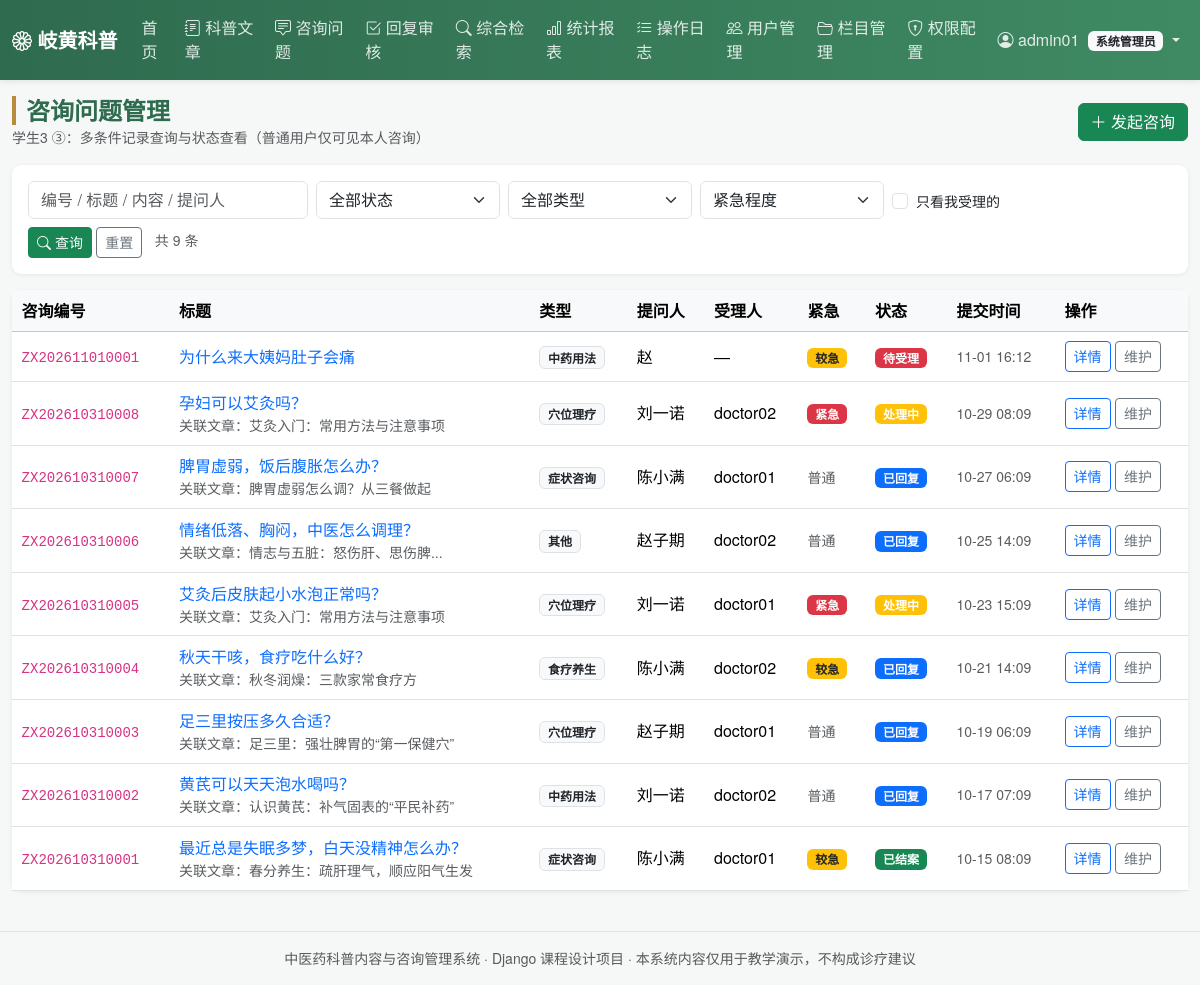
The page /consult/ (signed in) on the database its author committed.
### main_app/models.py (models this page shows, shortened)
class Menu(models.Model):
    name = models.CharField('菜单名称', max_length=50)
    code = models.CharField('权限编码', max_length=50, unique=True,
                            help_text='与装饰器 module_required 使用的编码一致')
    url_name = models.CharField('对应路由名', max_length=100, blank=True)
    icon = models.CharField('图标类名', max_length=50, blank=True, default='bi-grid')
    roles = models.CharField('可见角色', max_length=100, default='admin,editor,consultant,user',
                             help_text='逗号分隔：admin,editor,consultant,user')
    order = models.IntegerField('排序', default=0)
    is_active = models.BooleanField('启用', default=True)
    class Meta:
        verbose_name = '菜单权限'
        verbose_name_plural = '菜单权限'
        ordering = ['order', 'id']
    @property
    def role_list(self):
        return [r.strip() for r in self.roles.split(',') if r.strip()]
    def visible_to(self, role):
        return self.is_active and role in self.role_list

class Article(models.Model):
    STATUS_CHOICES = (
        ('draft', '草稿'),
        ('published', '已发布'),
        ('offline', '已下架'),
    )
    title = models.CharField('文章标题', max_length=120)
    subtitle = models.CharField('副标题', max_length=120, blank=True)
    category = models.ForeignKey(Category, on_delete=models.PROTECT,
                                 related_name='articles', verbose_name='所属栏目')
    tags = models.ManyToManyField(Tag, blank=True, related_name='articles', verbose_name='标签')
    author = models.CharField('作者', max_length=50)
    source = models.CharField('来源', max_length=100, blank=True, default='本站原创')
    summary = models.CharField('摘要', max_length=300, blank=True)
    content = models.TextField('正文')
    cover_image = models.ImageField('封面图', upload_to='article_cover/%Y/%m/', blank=True, null=True)
    status = models.CharField('状态', max_length=20, choices=STATUS_CHOICES, default='draft')
    is_top = models.BooleanField('是否置顶', default=False)
    views = models.PositiveIntegerField('浏览量', default=0)
    created_by = models.ForeignKey(User, on_delete=models.SET_NULL, null=True,
                                   related_name='articles', verbose_name='创建人')
    created_at = models.DateTimeField('创建时间', auto_now_add=True)
    updated_at = models.DateTimeField('更新时间', auto_now=True)
    published_at = models.DateTimeField('发布时间', null=True, blank=True)
    class Meta:
        verbose_name = '科普文章'
        verbose_name_plural = '科普文章'
        ordering = ['-is_top', '-created_at']

class Consult(models.Model):
    TYPE_CHOICES = (
        ('symptom', '症状咨询'),
        ('herb', '中药用法'),
        ('diet', '食疗养生'),
        ('acupoint', '穴位理疗'),
        ('other', '其他'),
    )
    STATUS_CHOICES = (
        ('pending', '待受理'),
        ('processing', '处理中'),
        ('replied', '已回复'),
        ('closed', '已结案'),
    )
    URGENCY_CHOICES = ((1, '普通'), (2, '较急'), (3, '紧急'))
    consult_no = models.CharField('咨询编号', max_length=32, unique=True, editable=False)
    title = models.CharField('咨询标题', max_length=120)
    consult_type = models.CharField('咨询类型', max_length=20, choices=TYPE_CHOICES, default='symptom')
    content = models.TextField('咨询内容')
    urgency = models.PositiveSmallIntegerField('紧急程度', choices=URGENCY_CHOICES, default=1)
    asker = models.ForeignKey(User, on_delete=models.CASCADE,
                              related_name='my_consults', verbose_name='提问用户')
    asker_name = models.CharField('提问人', max_length=30, blank=True)
    asker_gender = models.CharField('性别', max_length=4, blank=True,
                                    choices=(('男', '男'), ('女', '女')))
    asker_age = models.PositiveSmallIntegerField('年龄', null=True, blank=True)
    contact = models.CharField('联系方式', max_length=50, blank=True)
    related_article = models.ForeignKey(Article, on_delete=models.SET_NULL, null=True, blank=True,
                                        related_name='consults', verbose_name='关联科普文章')
    handler = models.ForeignKey(User, on_delete=models.SET_NULL, null=True, blank=True,
                                related_name='handled_consults', verbose_name='受理人')
    status = models.CharField('状态', max_length=20, choices=STATUS_CHOICES, default='pending')
    created_at = models.DateTimeField('提交时间', auto_now_add=True)
    updated_at = models.DateTimeField('更新时间', auto_now=True)
    class Meta:
        verbose_name = '咨询问题'
        verbose_name_plural = '咨询问题'
        ordering = ['-created_at']
    @property
    def status_color(self):
        return {'pending': 'danger', 'processing': 'warning',
                'replied': 'primary', 'closed': 'success'}.get(self.status, 'secondary')

### main_app/views.py (the view)
# urls.py: path('consult/', views.consult_list, name='consult_list'),
@login_required
@module_required('consult_manage')
def consult_list(request):
    role = role_of(request.user)
    kw = request.GET.get('kw', '').strip()
    status = request.GET.get('status', '')
    ctype = request.GET.get('type', '')
    urgency = request.GET.get('urgency', '')
    mine = request.GET.get('mine', '')
    qs = Consult.objects.select_related('asker', 'handler', 'related_article')
    if role == 'user':
        qs = qs.filter(asker=request.user)          # 普通用户仅看自己的
    if kw:
        qs = qs.filter(Q(consult_no__icontains=kw) | Q(title__icontains=kw)
                       | Q(content__icontains=kw) | Q(asker_name__icontains=kw))
    if status:
        qs = qs.filter(status=status)
    if ctype:
        qs = qs.filter(consult_type=ctype)
    if urgency:
        qs = qs.filter(urgency=urgency)
    if mine == '1' and role in ('admin', 'consultant'):
        qs = qs.filter(handler=request.user)
    return render(request, 'consult/list.html', {
        'page_obj': paginate(request, qs),
        'kw': kw, 'status': status, 'ctype': ctype, 'urgency': urgency, 'mine': mine,
        'status_choices': Consult.STATUS_CHOICES,
        'type_choices': Consult.TYPE_CHOICES,
        'urgency_choices': Consult.URGENCY_CHOICES,
        'can_handle': role in ('admin', 'consultant'),
        'qs': querystring(request),
    })

### main_app/context_processors.py (called while the page is built)
def menu_permissions(request):
    user = getattr(request, 'user', None)
    role = 'anonymous'
    profile = None
    if user and user.is_authenticated:
        if user.is_superuser:
            role = 'admin'
        else:
            profile = getattr(user, 'profile', None)
            role = profile.role if profile else 'user'
    menus = [m for m in Menu.objects.filter(is_active=True) if m.visible_to(role)]
    return {
        'nav_menus': menus,
        'current_role': role,
        'current_role_label': ROLE_LABELS.get(role, role),
        'profile': profile,
    }

### main_app/permissions.py (called while the page is built)
def role_of(user):
    if not user.is_authenticated:
        return 'anonymous'
    if user.is_superuser:
        return 'admin'
    p = get_profile(user)
    return p.role if p else 'user'

def module_required(code):
    def decorator(view_func):
        @login_required
        @wraps(view_func)
        def _wrapped(request, *args, **kwargs):
            from .models import Menu
            menu = Menu.objects.filter(code=code).first()
            if menu is None or menu.visible_to(role_of(request.user)):
                return view_func(request, *args, **kwargs)
            messages.error(request, '当前角色未开通该菜单权限。')
            return redirect('main_app:index')
        return _wrapped
    return decorator

### main_app/views.py (called while the page is built)
def paginate(request, queryset, size=PAGE_SIZE):
    paginator = Paginator(queryset, size)
    return paginator.get_page(request.GET.get('page'))

def querystring(request, **kwargs):
    params = request.GET.copy()
    params.pop('page', None)
    for k, v in kwargs.items():
        params[k] = v
    return params.urlencode()

### templates/consult/list.html (shortened to what this page needs)
{% extends 'base.html' %}
{% block page_title %}咨询问题管理{% endblock %}
{% block page_desc %}学生3 ③：多条件记录查询与状态查看（普通用户仅可见本人咨询）{% endblock %}
{% block page_actions %}
    <a class="btn btn-success" href="{% url 'main_app:consult_create' %}"><i class="bi bi-plus-lg"></i> 发起咨询</a>
{% endblock %}
{% block content %}
<div class="card mb-3">
    <div class="card-body">
        <form class="row g-2" method="get">
            <div class="col-md-3">
                <input class="form-control" name="kw" value="{{ kw }}" placeholder="编号 / 标题 / 内容 / 提问人">
            </div>
            <div class="col-md-2">
                <select class="form-select" name="status">
                    <option value="">全部状态</option>
                </select>
            </div>
            <div class="col-md-2">
                <select class="form-select" name="type">
                    <option value="">全部类型</option>
                </select>
            </div>
            <div class="col-md-2">
                <select class="form-select" name="urgency">
                    <option value="">紧急程度</option>
                </select>
            </div>
            {% if can_handle %}
            <div class="col-md-2">
                <div class="form-check mt-2">
                    <input class="form-check-input" type="checkbox" name="mine" value="1" id="mine"
                           {% if mine == '1' %}checked{% endif %}>
                    <label class="form-check-label small" for="mine">只看我受理的</label>
                </div>
            </div>
            {% endif %}
            <div class="col-12">
                <button class="btn btn-success btn-sm"><i class="bi bi-search"></i> 查询</button>
                <a class="btn btn-outline-secondary btn-sm" href="{% url 'main_app:consult_list' %}">重置</a>
                <span class="text-muted small ms-2">共 {{ page_obj.paginator.count }} 条</span>
            </div>
        </form>
    </div>
</div>
<div class="card">
    <div class="table-responsive">
        <table class="table table-hover align-middle mb-0">
            <thead class="table-light">
            <tr>
                <th>咨询编号</th><th>标题</th><th>类型</th><th>提问人</th>
                <th>受理人</th><th>紧急</th><th>状态</th><th>提交时间</th><th>操作</th>
            </tr>
            </thead>
            <tbody>
            {% for c in page_obj %}
                <tr>
                    <td><code>{{ c.consult_no }}</code></td>
                    <td>
                        <a class="text-decoration-none" href="{% url 'main_app:consult_detail' c.pk %}">{{ c.title }}</a>
                        {% if c.related_article %}<div class="small text-muted">关联文章：{{ c.related_article.title|truncatechars:16 }}</div>{% endif %}
                    </td>
                    <td><span class="badge bg-light text-dark border">{{ c.get_consult_type_display }}</span></td>
                    <td>{{ c.asker_name|default:c.asker.username }}</td>
                    <td>{{ c.handler.username|default:'—' }}</td>
                    <td>
                        {% if c.urgency == 3 %}<span class="badge bg-danger">紧急</span>
                        {% elif c.urgency == 2 %}<span class="badge bg-warning text-dark">较急</span>
                        {% else %}<span class="text-muted small">普通</span>{% endif %}
                    </td>
                    <td><span class="badge bg-{{ c.status_color }}">{{ c.get_status_display }}</span></td>
                    <td class="small text-muted">{{ c.created_at|date:'m-d H:i' }}</td>
                    <td>
                        <a class="btn btn-sm btn-outline-primary" href="{% url 'main_app:consult_detail' c.pk %}">详情</a>
                        {% if can_handle %}
                            <a class="btn btn-sm btn-outline-secondary" href="{% url 'main_app:consult_edit' c.pk %}">维护</a>
                        {% endif %}
                    </td>
                </tr>
            {% empty %}
                <tr><td colspan="9" class="text-center text-muted py-4">暂无咨询记录</td></tr>
            {% endfor %}
            </tbody>
        </table>
    </div>
</div>
{% endblock %}

### templates/base.html (shortened to what this page needs)
{% load static %}<!DOCTYPE html>
<html lang="zh-CN">
<head>
    <link href="https://cdn.jsdelivr.net/npm/bootstrap@5.3.3/dist/css/bootstrap.min.css" rel="stylesheet">
    <link href="https://cdn.jsdelivr.net/npm/bootstrap-icons@1.11.3/font/bootstrap-icons.css" rel="stylesheet">
    <link href="{% static 'css/style.css' %}" rel="stylesheet">
</head>
<body>
<nav class="navbar navbar-expand-lg navbar-dark tcm-navbar sticky-top">
    <div class="container-fluid">
        <a class="navbar-brand fw-bold" href="{% url 'main_app:index' %}">
            <i class="bi bi-flower1"></i> 岐黄科普
        </a>
        <div class="collapse navbar-collapse" id="navMenu">
            <ul class="navbar-nav me-auto">
                <li class="nav-item">
                    <a class="nav-link {% if request.resolver_match.url_name == 'index' %}active{% endif %}"
                       href="{% url 'main_app:index' %}">首页</a>
                </li>
                {% for m in nav_menus %}
                    <li class="nav-item">
                        <a class="nav-link" href="{% if m.url_name %}{% url m.url_name %}{% else %}#{% endif %}">
                            <i class="bi {{ m.icon|default:'bi-grid' }}"></i> {{ m.name }}
                        </a>
                    </li>
                {% endfor %}
            </ul>
            <ul class="navbar-nav">
                {% if user.is_authenticated %}
                    <li class="nav-item dropdown">
                        <a class="nav-link dropdown-toggle" href="#" data-bs-toggle="dropdown">
                            <i class="bi bi-person-circle"></i>
                            {% if profile %}{{ profile.display_name }}{% else %}{{ user.username }}{% endif %}
                            <span class="badge bg-light text-dark ms-1">{{ current_role_label }}</span>
                        </a>
                    </li>
                {% else %}
                    <li class="nav-item"><a class="nav-link" href="{% url 'main_app:login' %}">登录</a></li>
                    <li class="nav-item"><a class="btn btn-sm btn-light ms-2 mt-1" href="{% url 'main_app:register' %}">注册</a></li>
                {% endif %}
            </ul>
        </div>
    </div>
</nav>
<div class="container-fluid py-3">
    <div class="d-flex justify-content-between align-items-center mb-3">
        <div>
            <h4 class="mb-0 page-title">{% block page_title %}{% endblock %}</h4>
            <small class="text-muted">{% block page_desc %}{% endblock %}</small>
        </div>
        <div>{% block page_actions %}{% endblock %}</div>
    </div>
    {% block content %}{% endblock %}
</div>
<footer class="text-center text-muted py-3 small border-top mt-4">
    中医药科普内容与咨询管理系统 · Django 课程设计项目 · 本系统内容仅用于教学演示，不构成诊疗建议
</footer>
</body>
</html>

### static/css/style.css (style rules this page uses)
:root { --tcm-green: #2f6b4f; --tcm-green-light: #e8f3ee; --tcm-gold: #b98b3c; }
body { background: #f6f8f7; font-family: "Microsoft YaHei", "PingFang SC", "Helvetica Neue", sans-serif; color: #24312b; }
.tcm-navbar { background: linear-gradient(90deg, var(--tcm-green), #3f8a63); box-shadow: 0 2px 6px rgba(0, 0, 0, .08); }
.tcm-navbar .nav-link { color: rgba(255, 255, 255, .85); }
.page-title { font-weight: 700; color: var(--tcm-green); border-left: 4px solid var(--tcm-gold); padding-left: 10px; }
.card { border: none; box-shadow: 0 1px 4px rgba(20, 40, 30, .08); border-radius: .6rem; }
.table > :not(caption) > * > * { padding: .55rem .6rem; }

### rows shown on the page
Menu: name "科普文章"
Menu: name "咨询问题"
Menu: name "回复审核"
Menu: name "综合检索"
Menu: name "统计报表"
Menu: name "操作日志"
Menu: name "用户管理"
Menu: name "栏目管理"
Menu: name "权限配置"
Article: author "系统管理员"
Consult: consult_no "ZX202611010001", title "为什么来大姨妈肚子会痛", consult_type "中药用法", asker_name "赵", handler.username "—", urgency "较急", status "待受理", created_at "11-01 16:12"
Consult: consult_no "ZX202610310008", title "孕妇可以艾灸吗？", related_article "艾灸入门：常用方法与注意事项", consult_type "穴位理疗", asker_name "刘一诺", handler.username "doctor02", urgency "紧急", status "处理中", created_at "10-29 08:09"
Consult: consult_no "ZX202610310007", title "脾胃虚弱，饭后腹胀怎么办？", related_article "脾胃虚弱怎么调？从三餐做起", consult_type "症状咨询", asker_name "陈小满", handler.username "doctor01", urgency "普通", status "已回复", created_at "10-27 06:09"
Consult: consult_no "ZX202610310006", title "情绪低落、胸闷，中医怎么调理？", related_article "情志与五脏：怒伤肝、思伤脾...", consult_type "其他", asker_name "赵子期", handler.username "doctor02", urgency "普通", status "已回复", created_at "10-25 14:09"
Consult: consult_no "ZX202610310005", title "艾灸后皮肤起小水泡正常吗？", related_article "艾灸入门：常用方法与注意事项", consult_type "穴位理疗", asker_name "刘一诺", handler.username "doctor01", urgency "紧急", status "处理中", created_at "10-23 15:09"
Consult: consult_no "ZX202610310004", title "秋天干咳，食疗吃什么好？", related_article "秋冬润燥：三款家常食疗方", consult_type "食疗养生", asker_name "陈小满", handler.username "doctor02", urgency "较急", status "已回复", created_at "10-21 14:09"
Consult: consult_no "ZX202610310003", title "足三里按压多久合适？", related_article "足三里：强壮脾胃的“第一保健穴”", consult_type "穴位理疗", asker_name "赵子期", handler.username "doctor01", urgency "普通", status "已回复", created_at "10-19 06:09"
Consult: consult_no "ZX202610310002", title "黄芪可以天天泡水喝吗？", related_article "认识黄芪：补气固表的“平民补药”", consult_type "中药用法", asker_name "刘一诺", handler.username "doctor02", urgency "普通", status "已回复", created_at "10-17 07:09"
Consult: consult_no "ZX202610310001", title "最近总是失眠多梦，白天没精神怎么办？", related_article "春分养生：疏肝理气，顺应阳气生发", consult_type "症状咨询", asker_name "陈小满", handler.username "doctor01", urgency "较急", status "已结案", created_at "10-15 08:09"

### other values the page prints
{{ user.username }} "admin01"
{{ page_obj.paginator.count }} "9"
